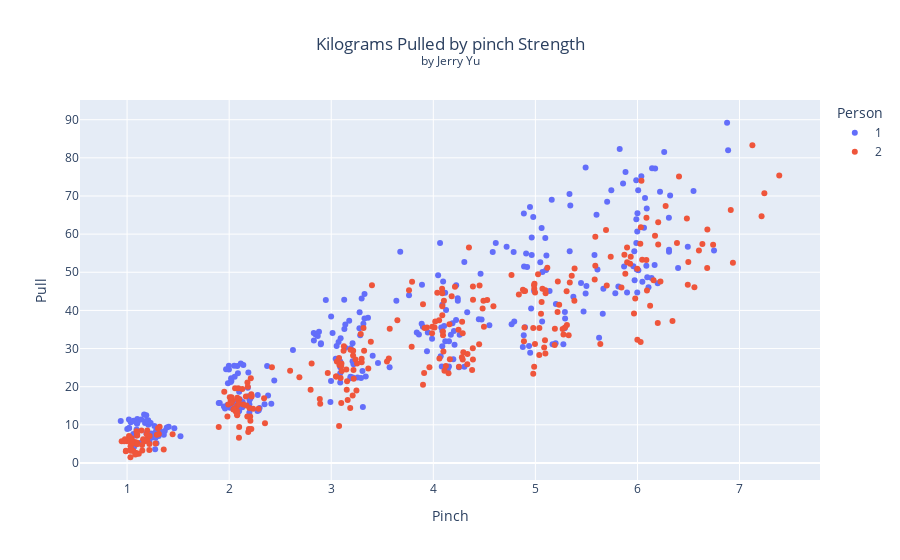

Notebook code for this chart:
### Markdown cell above
- The patterns found in chalk are a good sign, likewise the lack of a clear pattern in date.

### Code cell
# Person
byPerson = px.scatter(Chalk, x = "Pinch", y = "Pull", color = "Person", title = "Kilograms Pulled by pinch Strength")
byPerson.update_layout(
    title = {
        "text":"Kilograms Pulled by pinch Strength<br><sup>by Jerry Yu</sub>",
        "x":0.5,
        "xanchor":"center",
        "yanchor":"top"
    }
)
byPerson.show()

# Clear Difference by person, as expected

### Figure 1 — Plotly figure (JSON) as saved in the notebook; plotly's stock layout.template omitted (floating-point values rounded to 4 significant figures; data arrays with more than 128 entries replaced by an {"elided": "..."} marker saying what was removed)
{"data": [{"hovertemplate": "Person=1<br>Pinch=%{x}<br>Pull=%{y}<extra></extra>", "legendgroup": "1", "marker": {"color": "#636efa", "symbol": "circle"}, "mode": "markers", "name": "1", "orientation": "v", "showlegend": true, "type": "scatter", "x": {"elided": "288 float values"}, "xaxis": "x", "y": {"elided": "288 float values"}, "yaxis": "y"}, {"hovertemplate": "Person=2<br>Pinch=%{x}<br>Pull=%{y}<extra></extra>", "legendgroup": "2", "marker": {"color": "#EF553B", "symbol": "circle"}, "mode": "markers", "name": "2", "orientation": "v", "showlegend": true, "type": "scatter", "x": {"elided": "288 float values"}, "xaxis": "x", "y": {"elided": "288 float values"}, "yaxis": "y"}], "layout": {"legend": {"title": {"text": "Person"}, "tracegroupgap": 0}, "title": {"text": "Kilograms Pulled by pinch Strength<br><sup>by Jerry Yu</sub>", "x": 0.5, "xanchor": "center", "yanchor": "top"}, "xaxis": {"anchor": "y", "domain": [0, 1], "title": {"text": "Pinch"}}, "yaxis": {"anchor": "x", "domain": [0, 1], "title": {"text": "Pull"}}}}
